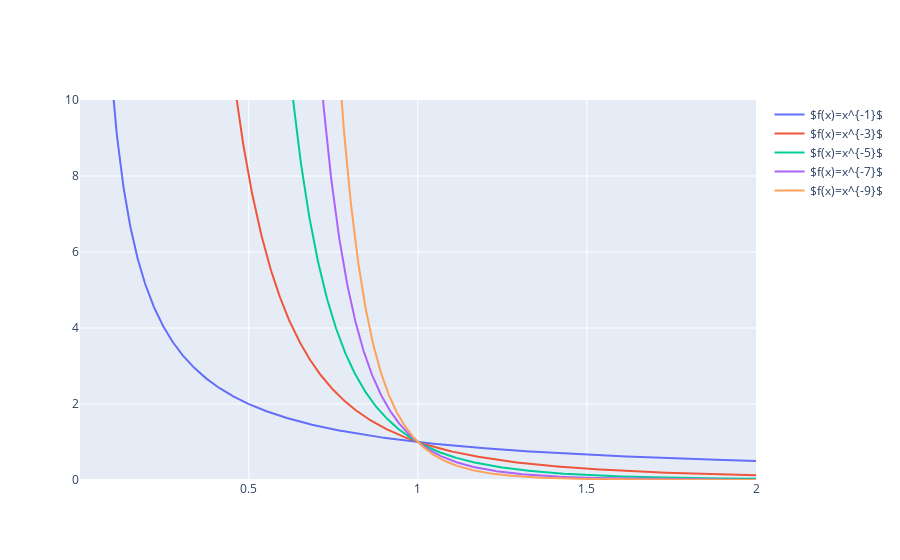

The notebook cell this image was saved under:
### Markdown cell above
\begin{equation} \boxed{f: (0,\infty) \rightarrow \mathbb{R}, \quad f(x)=x^{-a}\equiv \frac{1}{x^a}}\end{equation}
mit $a\in (0,\infty)$ ist die Potenzfunktion mit negativem Exponenten.

**Achtung:** Nur auf $(0,\infty)$, nicht $[0,\infty)$ definiert!

**Bemerkung:** Falls $a\in\mathbb{N}$, gehört die Funktion damit zur Klasse der gebrochen-rationalen Funktionen (Abschnitt 2.3)

### Code cell
x = np.linspace(1e-3,2,1001)  # definiert das Plotintervall für x
n_list = -np.array(range(1,10,2))  # definiert Liste von Potenzen (natürliche Zahlen)
traces = [go.Scatter(x=x, y=x**n, mode='lines', name='$f(x)=x^{{{}}}$'.format(n)) for n in n_list]
fig = go.Figure(data=traces)
fig.update_yaxes(range=[0, 10])  # limitiert den gezeigten Ausschnitt an Funktionswerten (y-Achse)

### Figure 1 — Plotly figure (JSON) as saved in the notebook; plotly's stock layout.template omitted (floating-point values rounded to 4 significant figures; data arrays with more than 128 entries replaced by an {"elided": "..."} marker saying what was removed)
{"data": [{"mode": "lines", "name": "$f(x)=x^{-1}$", "type": "scatter", "x": {"elided": "1001 float values"}, "y": {"elided": "1001 float values"}}, {"mode": "lines", "name": "$f(x)=x^{-3}$", "type": "scatter", "x": {"elided": "1001 float values"}, "y": {"elided": "1001 float values"}}, {"mode": "lines", "name": "$f(x)=x^{-5}$", "type": "scatter", "x": {"elided": "1001 float values"}, "y": {"elided": "1001 float values"}}, {"mode": "lines", "name": "$f(x)=x^{-7}$", "type": "scatter", "x": {"elided": "1001 float values"}, "y": {"elided": "1001 float values"}}, {"mode": "lines", "name": "$f(x)=x^{-9}$", "type": "scatter", "x": {"elided": "1001 float values"}, "y": {"elided": "1001 float values"}}], "layout": {"yaxis": {"range": [0, 10]}}}
